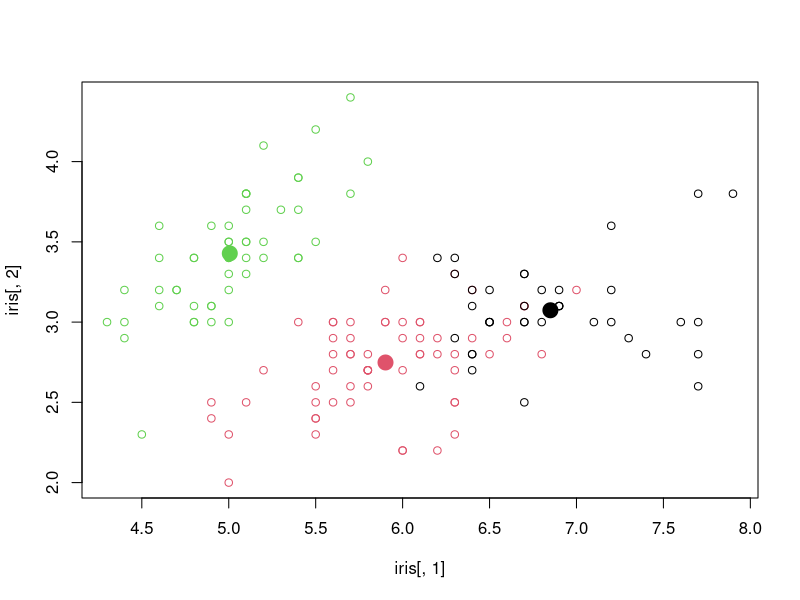

This figure's R source:
# K-Means
library(stats)

set.seed(101)
km <- kmeans(iris[,1:4], 3)
plot(iris[,1], iris[,2], col=km$cluster)
points(km$centers[,c(1,2)], col=1:3, pch=19, cex=2)

